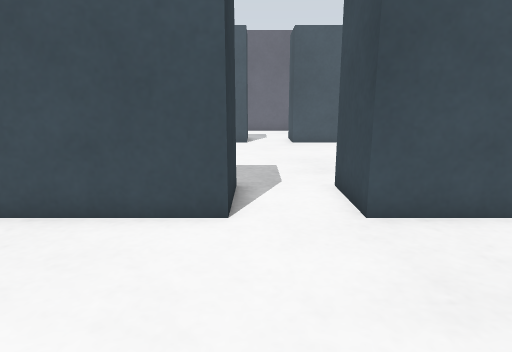
View 1 (above)

14 first-person views from a walk through a robot-simulator world made for Gazebo. The camera is 0.4 m above the floor, tilts 12° down and sees 75° across. The floor is counted in squares, 0.2 m on a side. Each view is taken from the middle of a square. On the plan, view 1 faces up. The plan holds only what a view shows up to about 18 squares ahead; the rest is blank.

View 2
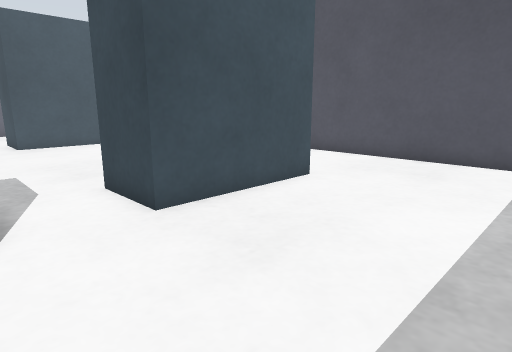

View 3
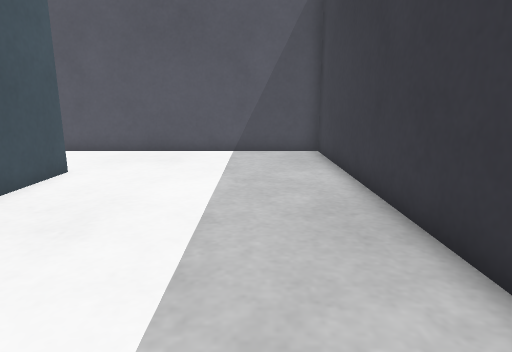

View 4
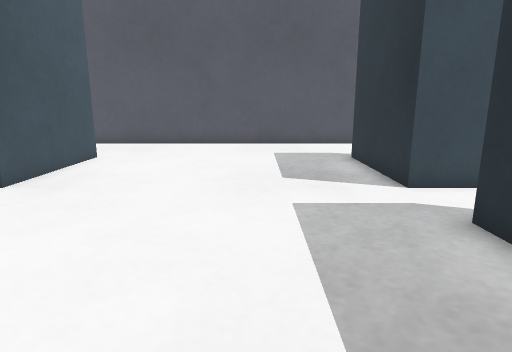

View 5
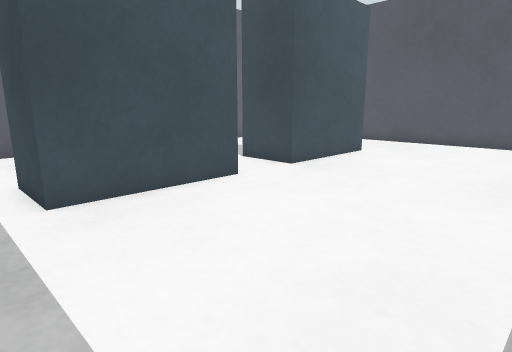

View 6
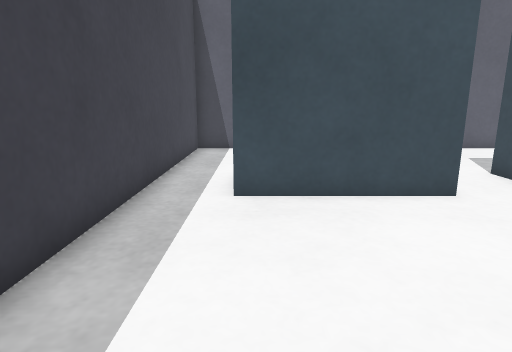

View 7
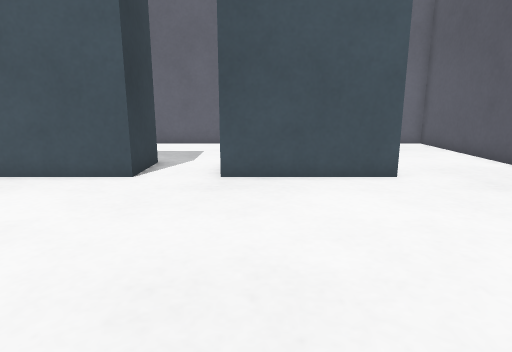

View 8
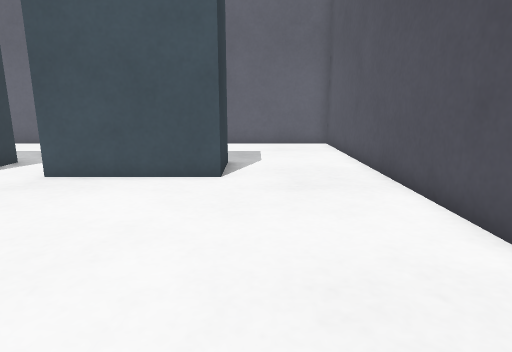

View 9
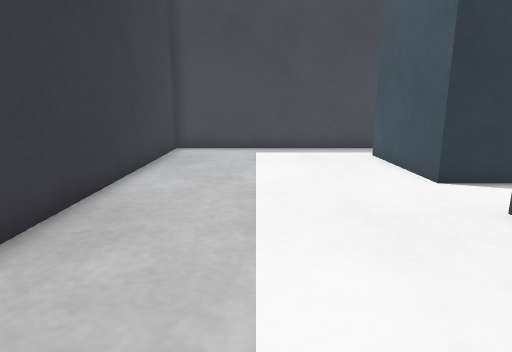

View 10
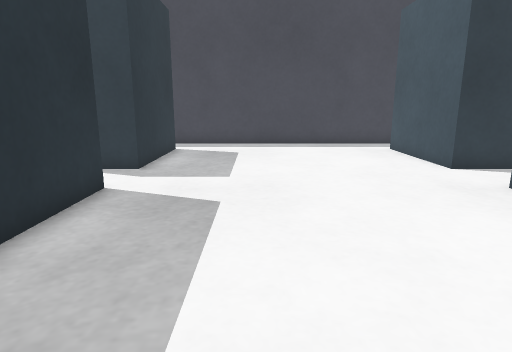

View 11
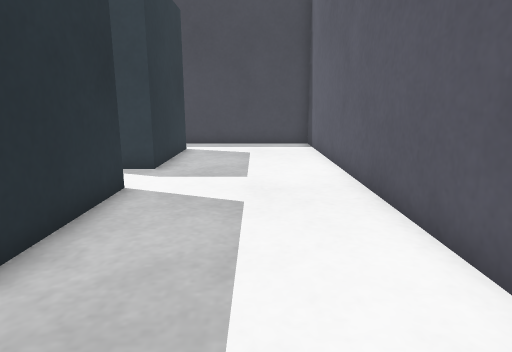

View 12
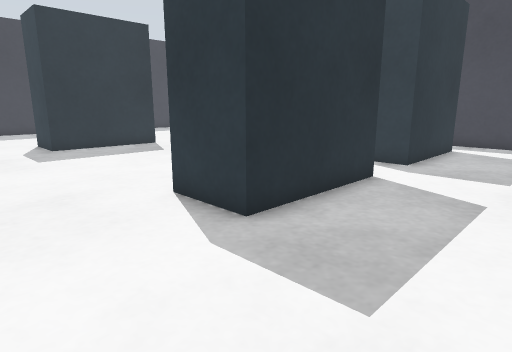

View 13
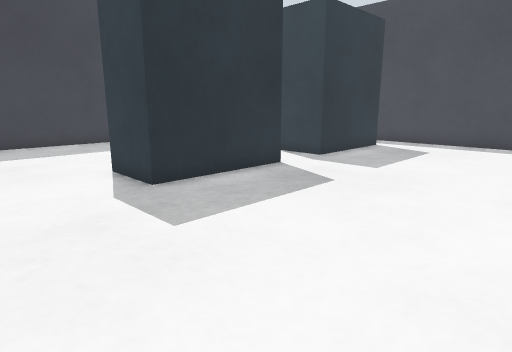

View 14
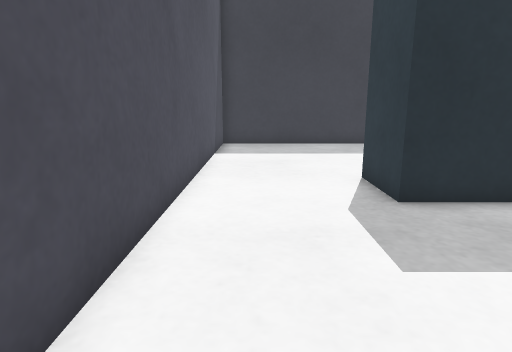

### Floor plan
Key: @ floor where view 1 was taken; # wall or solid block; . floor; B blue box.
Columns run from 8 left of view 1 to 12 right of it. Each row starts with its distance up from view 1.
 27 #####################
 26 #...................#
 25 #...................#
 24 #...................#
 23 #...................#
 22 #...................#
 21 #..BBBBB..BBBBBB....#
 20 #..B   B..B    B....#
 19 #..B   B..B    B....#
 18 #..BBBBB..BBBBBB....#
 17 #...................#
 16 #...................#
 15 #...................#
 14 #...................#
 13 #...................#
 12 #...................#
 11 #...................#
 10 #...................#
  9 #...................#
  8 #..BBBBB..BBBBBB....#
  7 #      B..B    B....#
  6 #..BBBBB..BBBBBB....#
  5 #...................#
  4 #...................#
  3 #...................#
  2 #...................#
  1 #...................#
  0 #.......@...........#
 -1 #...................#
 -2 #...................#
 -3 #####################

Positions as (right, up) in squares from view 1, and headings:
1: (0, 0), facing up
2: (-1, 0), facing up-right
3: (-3, 0), facing right
4: (-6, 12), facing right
5: (-7, 11), facing up-right
6: (-5, 11), facing up
7: (3, 9), facing up
8: (8, 9), facing up
9: (8, 1), facing left
10: (10, 12), facing left
11: (10, 24), facing left
12: (11, 25), facing down-left
13: (11, 16), facing down-left
14: (10, 15), facing down
